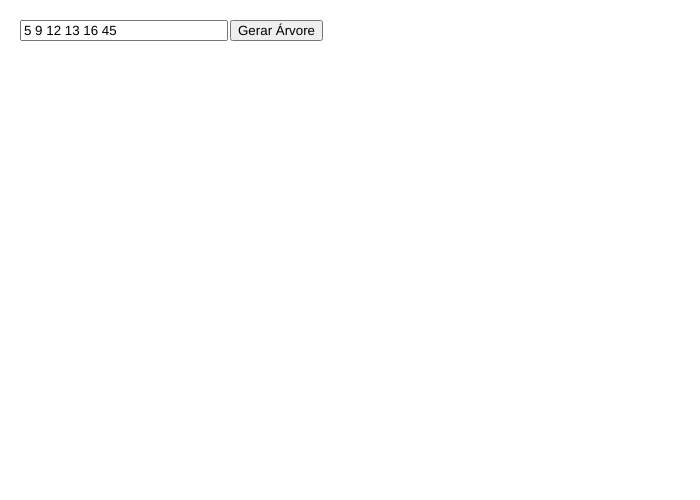
Frame 1 (no input)
Frame 60 (no input): identical to frame 1, image omitted
Frame 120 (the mouse pressed at the canvas centre since frame 60): identical to frame 1, image omitted

The p5.js sketch that drew this single still picture (run headless with seeded random() and noise() and a simulated clock; from frame 60 on, the mouse is pressed at the canvas centre):

// p5.js sketch
// ── sketch.js
let root;
let inputBox, button;
let codes = {};
let len;
let incX = 25;
let incY = 50;

let frequencies = {};

class Node {
  constructor(freq, symbol = null) {
    this.freq = freq;
    this.symbol = symbol;

    this.left = null;
    this.right = null;

    this.x = 0;
    this.y = 0;
  }
}

function setup() {
  createCanvas(700, 500);

  textAlign(CENTER, CENTER);
  textSize(12);

  inputBox = createInput("5 9 12 13 16 45");
  inputBox.position(20, 20);
  inputBox.size(200);

  button = createButton("Gerar Árvore");
  button.position(230, 20);
  button.mousePressed(generateTree);
}

function generateTree() {
  let values = inputBox
    .value()
    .split(" ")
    .map(Number)
    .filter((v) => !isNaN(v));

  if (values.length === 0) return;

  let pq = [];
  len = values.length;

  frequencies = {};

  for (let i = 0; i < values.length; i++) {
    pq.push(new Node(values[i], i + 1));
    frequencies[i + 1] = values[i];
  }

  while (pq.length > 1) {
    pq.sort((a, b) => a.freq - b.freq);

    let left = pq.shift();
    let right = pq.shift();

    let parent = new Node(left.freq + right.freq);

    parent.left = left;
    parent.right = right;

    pq.push(parent);
  }

  root = pq[0];

  codes = {};
  generateCodes(root, "");

  nodePosition(root, 80, 30);

  console.log("Códigos de Huffman:");
  console.log(codes);
}

function drawTable() {
  let startX = 450; // posição à direita
  let startY = 80;
  let rowH = 25;
  
  push();

  textAlign(LEFT, CENTER);
  textSize(12);

  // Cabeçalho
  fill(0);
  text("Símbolo", startX, startY);
  text("Freq.", startX + 70, startY);
  text("Código", startX + 130, startY);

  line(startX, startY + 5, startX + 200, startY + 5);

  // Ordena símbolos
  let symbols = Object.keys(codes)
    .map(Number)
    .sort((a, b) => a - b);

  for (let i = 0; i < symbols.length; i++) {
    let s = symbols[i];

    let y = startY + (i + 1) * rowH;

    text(s, startX, y);
    text(frequencies[s], startX + 70, y);
    text(codes[s], startX + 130, y);
  }
  pop();
}

function generateCodes(node, code) {
  if (node.symbol !== null) {
    codes[node.symbol] = code;
    return;
  }

  generateCodes(node.left, code + "0");
  generateCodes(node.right, code + "1");
}

function nodePosition(n, lin, col) {
  if (n !== null) {
    col = nodePosition(n.left, lin + incY, col);

    n.y = lin;
    n.x = col;

    col = nodePosition(n.right, lin + incY, col + incX);
  }

  return col;
}

function draw() {
  background(255);

  if (root !== undefined) {
    drawTree(root);
    drawTable(); // <-- novo
  }
}

function drawTree(node) {
  stroke(0);

  if (node.left) {
    line(node.x, node.y, node.left.x, node.left.y);

    let mx = (node.x + node.left.x) / 2;
    let my = (node.y + node.left.y) / 2;

    noStroke();
    fill(0);
    text("0", mx - 10, my);

    drawTree(node.left);
  }

  if (node.right) {
    stroke(0);
    line(node.x, node.y, node.right.x, node.right.y);

    let mx = (node.x + node.right.x) / 2;
    let my = (node.y + node.right.y) / 2;

    noStroke();
    fill(0);
    text("1", mx + 10, my);

    drawTree(node.right);
  }

  stroke(0);

  if (node.symbol !== null) {
    let w = 20;
    let h = 20;

    textSize(12);
    rectMode(CENTER);

    fill(200);
    rect(node.x - w / 2, node.y, w, h);

    fill(240);
    rect(node.x + w / 2, node.y, w, h);

    fill(0, 0, 255);
    text(node.symbol, node.x - w / 2, node.y);
    fill(0);
    text(node.freq, node.x + w / 2, node.y);
  } else {
    fill(240);
    circle(node.x, node.y, 30);

    fill(0);
    text(node.freq, node.x, node.y);
  }
}
